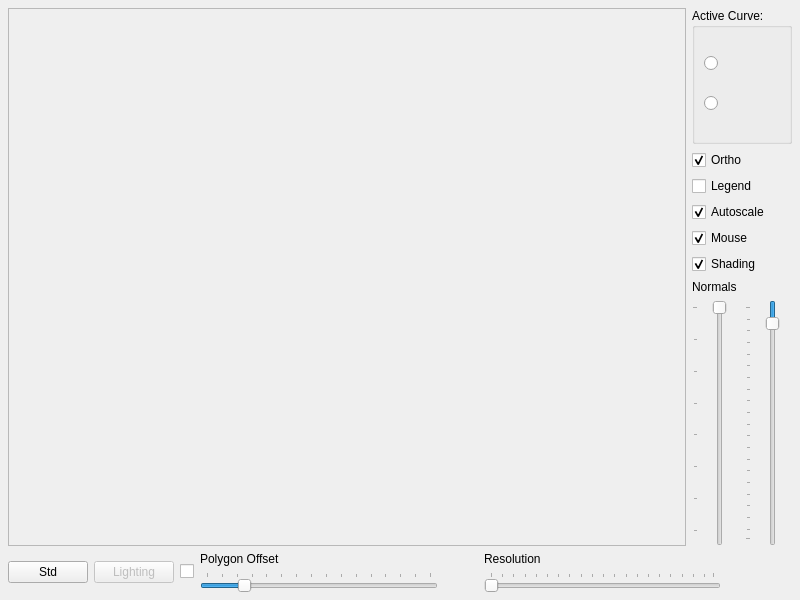
<?xml version="1.0" encoding="UTF-8"?>
<ui version="4.0">
 <class>MainWindow</class>
 <widget class="QMainWindow" name="MainWindow">
  <property name="geometry">
   <rect>
    <x>0</x>
    <y>0</y>
    <width>800</width>
    <height>600</height>
   </rect>
  </property>
  <property name="windowTitle">
   <string>Mesh2</string>
  </property>
  <widget class="QWidget" name="centralWidget">
   <layout class="QGridLayout">
    <property name="margin">
     <number>8</number>
    </property>
    <property name="spacing">
     <number>6</number>
    </property>
    <item row="0" column="0">
     <layout class="QHBoxLayout">
      <property name="spacing">
       <number>6</number>
      </property>
      <property name="margin">
       <number>0</number>
      </property>
      <item>
       <widget class="QFrame" name="frame">
        <property name="sizePolicy">
         <sizepolicy hsizetype="MinimumExpanding" vsizetype="MinimumExpanding">
          <horstretch>0</horstretch>
          <verstretch>0</verstretch>
         </sizepolicy>
        </property>
        <property name="frameShape">
         <enum>QFrame::StyledPanel</enum>
        </property>
        <property name="frameShadow">
         <enum>QFrame::Sunken</enum>
        </property>
       </widget>
      </item>
      <item>
       <layout class="QVBoxLayout">
        <property name="spacing">
         <number>6</number>
        </property>
        <property name="margin">
         <number>0</number>
        </property>
        <item>
         <layout class="QVBoxLayout">
          <property name="spacing">
           <number>6</number>
          </property>
          <property name="margin">
           <number>0</number>
          </property>
          <item>
           <widget class="QGroupBox" name="groupBoxActiveCurve">
            <property name="sizePolicy">
             <sizepolicy hsizetype="Preferred" vsizetype="Minimum">
              <horstretch>0</horstretch>
              <verstretch>0</verstretch>
             </sizepolicy>
            </property>
            <property name="minimumSize">
             <size>
              <width>0</width>
              <height>134</height>
             </size>
            </property>
            <property name="title">
             <string>Active Curve:</string>
            </property>
            <layout class="QVBoxLayout" name="verticalLayout">
             <item>
              <widget class="QRadioButton" name="functionRadioButton">
               <property name="text">
                <string/>
               </property>
              </widget>
             </item>
             <item>
              <widget class="QRadioButton" name="parametricRadioButton">
               <property name="text">
                <string/>
               </property>
              </widget>
             </item>
            </layout>
           </widget>
          </item>
          <item>
           <widget class="QCheckBox" name="projection">
            <property name="checked">
             <bool>true</bool>
            </property>
            <property name="text">
             <string>Ortho</string>
            </property>
           </widget>
          </item>
          <item>
           <widget class="QCheckBox" name="colorlegend">
            <property name="text">
             <string>Legend</string>
            </property>
           </widget>
          </item>
          <item>
           <widget class="QCheckBox" name="autoscale">
            <property name="checked">
             <bool>true</bool>
            </property>
            <property name="text">
             <string>Autoscale</string>
            </property>
           </widget>
          </item>
          <item>
           <widget class="QCheckBox" name="mouseinput">
            <property name="checked">
             <bool>true</bool>
            </property>
            <property name="text">
             <string>Mouse</string>
            </property>
           </widget>
          </item>
          <item>
           <widget class="QCheckBox" name="shader">
            <property name="checked">
             <bool>true</bool>
            </property>
            <property name="text">
             <string>Shading</string>
            </property>
           </widget>
          </item>
         </layout>
        </item>
        <item>
         <layout class="QVBoxLayout">
          <property name="spacing">
           <number>6</number>
          </property>
          <property name="margin">
           <number>0</number>
          </property>
          <item>
           <widget class="QLabel" name="label">
            <property name="sizePolicy">
             <sizepolicy hsizetype="Fixed" vsizetype="Fixed">
              <horstretch>0</horstretch>
              <verstretch>0</verstretch>
             </sizepolicy>
            </property>
            <property name="text">
             <string>&lt;html&gt;&lt;head&gt;&lt;meta name=&quot;qrichtext&quot; content=&quot;1&quot; /&gt;&lt;/head&gt;&lt;body style=&quot; white-space: pre-wrap; font-family:MS Shell Dlg; font-weight:400; font-style:normal; text-decoration:none;&quot;&gt;&lt;p style=&quot; margin-top:0px; margin-bottom:0px; margin-left:0px; margin-right:0px; -qt-block-indent:0; text-indent:0px;&quot;&gt;Normals&lt;/p&gt;&lt;/body&gt;&lt;/html&gt;</string>
            </property>
           </widget>
          </item>
          <item>
           <layout class="QHBoxLayout">
            <property name="spacing">
             <number>6</number>
            </property>
            <property name="margin">
             <number>0</number>
            </property>
            <item>
             <widget class="QSlider" name="normalsquality">
              <property name="sizePolicy">
               <sizepolicy hsizetype="Minimum" vsizetype="Minimum">
                <horstretch>0</horstretch>
                <verstretch>0</verstretch>
               </sizepolicy>
              </property>
              <property name="value">
               <number>3</number>
              </property>
              <property name="minimum">
               <number>3</number>
              </property>
              <property name="maximum">
               <number>32</number>
              </property>
              <property name="pageStep">
               <number>4</number>
              </property>
              <property name="orientation">
               <enum>Qt::Vertical</enum>
              </property>
              <property name="invertedAppearance">
               <bool>true</bool>
              </property>
              <property name="tickPosition">
               <enum>QSlider::TicksAbove</enum>
              </property>
             </widget>
            </item>
            <item>
             <widget class="QSlider" name="normalslength">
              <property name="sizePolicy">
               <sizepolicy hsizetype="Minimum" vsizetype="Minimum">
                <horstretch>0</horstretch>
                <verstretch>0</verstretch>
               </sizepolicy>
              </property>
              <property name="value">
               <number>8</number>
              </property>
              <property name="minimum">
               <number>1</number>
              </property>
              <property name="maximum">
               <number>100</number>
              </property>
              <property name="pageStep">
               <number>5</number>
              </property>
              <property name="orientation">
               <enum>Qt::Vertical</enum>
              </property>
              <property name="invertedAppearance">
               <bool>true</bool>
              </property>
              <property name="tickPosition">
               <enum>QSlider::TicksAbove</enum>
              </property>
             </widget>
            </item>
           </layout>
          </item>
         </layout>
        </item>
       </layout>
      </item>
     </layout>
    </item>
    <item row="1" column="0">
     <layout class="QHBoxLayout">
      <property name="spacing">
       <number>6</number>
      </property>
      <property name="margin">
       <number>0</number>
      </property>
      <item>
       <layout class="QHBoxLayout">
        <property name="spacing">
         <number>6</number>
        </property>
        <property name="margin">
         <number>0</number>
        </property>
        <item>
         <widget class="QPushButton" name="normButton">
          <property name="text">
           <string>Std</string>
          </property>
         </widget>
        </item>
        <item>
         <widget class="QPushButton" name="lighting">
          <property name="enabled">
           <bool>false</bool>
          </property>
          <property name="text">
           <string>Lighting</string>
          </property>
         </widget>
        </item>
        <item>
         <widget class="QCheckBox" name="lightingswitch">
          <property name="text">
           <string/>
          </property>
         </widget>
        </item>
        <item>
         <layout class="QVBoxLayout">
          <property name="spacing">
           <number>6</number>
          </property>
          <property name="margin">
           <number>0</number>
          </property>
          <item>
           <widget class="QLabel" name="label_2">
            <property name="text">
             <string>&lt;html&gt;&lt;head&gt;&lt;meta name=&quot;qrichtext&quot; content=&quot;1&quot; /&gt;&lt;/head&gt;&lt;body style=&quot; white-space: pre-wrap; font-family:MS Shell Dlg; font-weight:400; font-style:normal; text-decoration:none;&quot;&gt;&lt;p style=&quot; margin-top:0px; margin-bottom:0px; margin-left:0px; margin-right:0px; -qt-block-indent:0; text-indent:0px;&quot;&gt;Polygon Offset&lt;/p&gt;&lt;/body&gt;&lt;/html&gt;</string>
            </property>
           </widget>
          </item>
          <item>
           <widget class="QSlider" name="offsSlider">
            <property name="value">
             <number>5</number>
            </property>
            <property name="maximum">
             <number>30</number>
            </property>
            <property name="pageStep">
             <number>5</number>
            </property>
            <property name="orientation">
             <enum>Qt::Horizontal</enum>
            </property>
            <property name="tickPosition">
             <enum>QSlider::TicksAbove</enum>
            </property>
            <property name="tickInterval">
             <number>2</number>
            </property>
           </widget>
          </item>
         </layout>
        </item>
        <item>
         <spacer>
          <property name="orientation">
           <enum>Qt::Horizontal</enum>
          </property>
          <property name="sizeType">
           <enum>QSizePolicy::Fixed</enum>
          </property>
          <property name="sizeHint" stdset="0">
           <size>
            <width>40</width>
            <height>20</height>
           </size>
          </property>
         </spacer>
        </item>
        <item>
         <layout class="QVBoxLayout">
          <property name="spacing">
           <number>6</number>
          </property>
          <property name="margin">
           <number>0</number>
          </property>
          <item>
           <widget class="QLabel" name="label_3">
            <property name="text">
             <string>&lt;html&gt;&lt;head&gt;&lt;meta name=&quot;qrichtext&quot; content=&quot;1&quot; /&gt;&lt;/head&gt;&lt;body style=&quot; white-space: pre-wrap; font-family:MS Shell Dlg; font-weight:400; font-style:normal; text-decoration:none;&quot;&gt;&lt;p style=&quot; margin-top:0px; margin-bottom:0px; margin-left:0px; margin-right:0px; -qt-block-indent:0; text-indent:0px;&quot;&gt;Resolution&lt;/p&gt;&lt;/body&gt;&lt;/html&gt;</string>
            </property>
           </widget>
          </item>
          <item>
           <widget class="QSlider" name="resSlider">
            <property name="minimum">
             <number>1</number>
            </property>
            <property name="maximum">
             <number>100</number>
            </property>
            <property name="orientation">
             <enum>Qt::Horizontal</enum>
            </property>
            <property name="tickPosition">
             <enum>QSlider::TicksAbove</enum>
            </property>
            <property name="tickInterval">
             <number>5</number>
            </property>
           </widget>
          </item>
         </layout>
        </item>
       </layout>
      </item>
      <item>
       <spacer>
        <property name="orientation">
         <enum>Qt::Horizontal</enum>
        </property>
        <property name="sizeType">
         <enum>QSizePolicy::Fixed</enum>
        </property>
        <property name="sizeHint" stdset="0">
         <size>
          <width>71</width>
          <height>20</height>
         </size>
        </property>
       </spacer>
      </item>
     </layout>
    </item>
   </layout>
  </widget>
 </widget>
 <resources>
  <include location="../../images.qrc"/>
 </resources>
 <connections>
  <connection>
   <sender>lightingswitch</sender>
   <signal>toggled(bool)</signal>
   <receiver>lighting</receiver>
   <slot>setEnabled(bool)</slot>
   <hints>
    <hint type="sourcelabel">
     <x>181</x>
     <y>568</y>
    </hint>
    <hint type="destinationlabel">
     <x>144</x>
     <y>568</y>
    </hint>
   </hints>
  </connection>
 </connections>
</ui>
